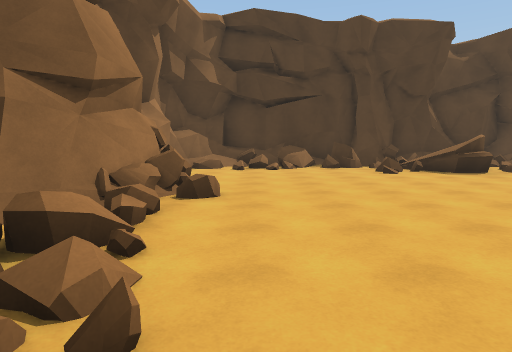
View 1 (above)

24 first-person views from a walk through a scene from a Unity 3-D project. The camera is 1.5 m above the floor, tilts 6° down and sees 75° across. The floor is counted in squares, 2 m on a side. Each view is taken from the middle of a square. On the plan, view 1 faces up. The plan holds only what a view shows up to about 11 squares ahead; the rest is blank. The place goes on beyond the plan. Some animated figures are not drawn.

View 2
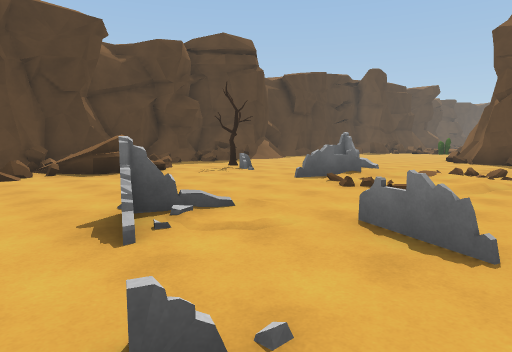

View 3
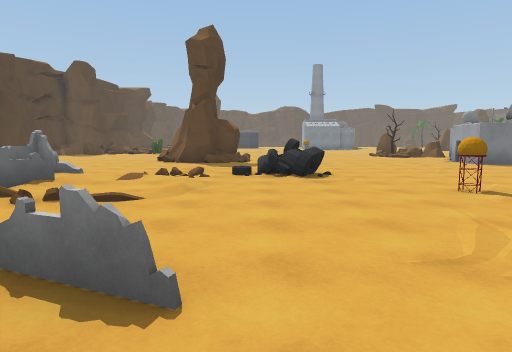

View 4
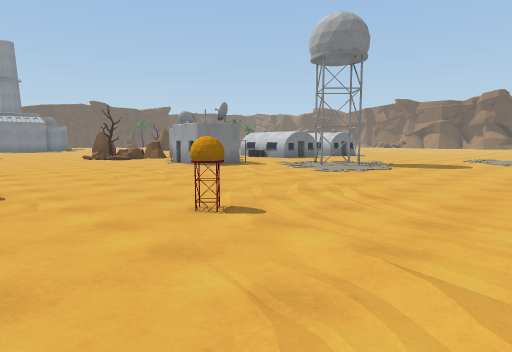

View 5
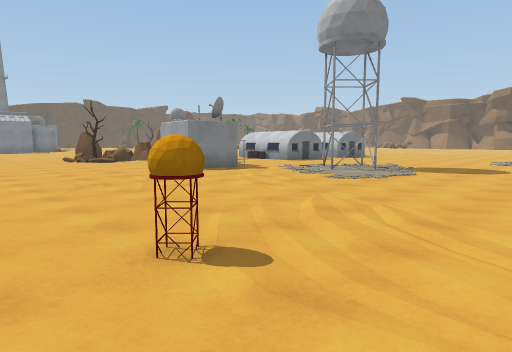

View 6
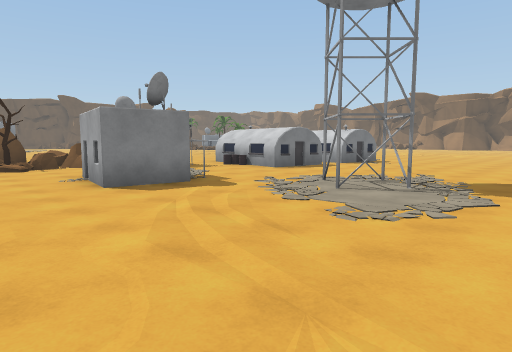

View 7
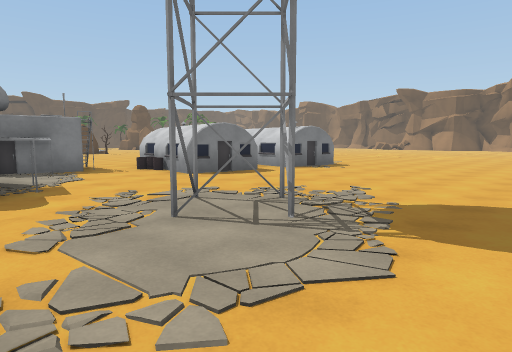

View 8
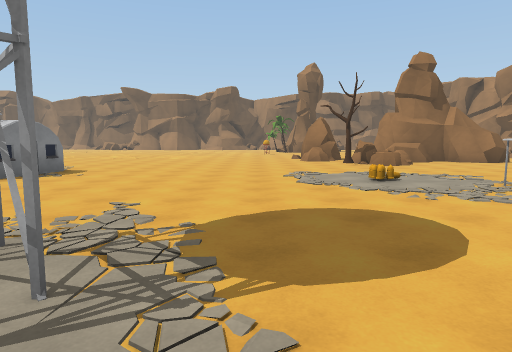

View 9
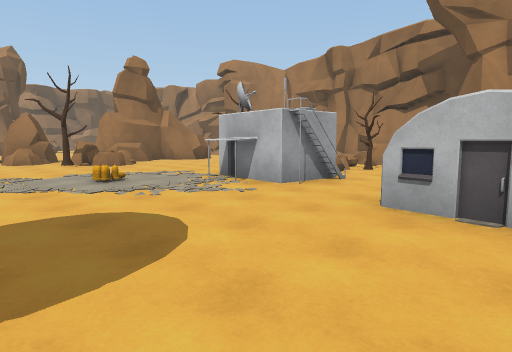

View 10
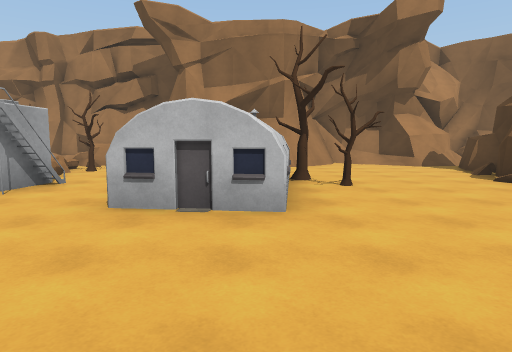

View 11
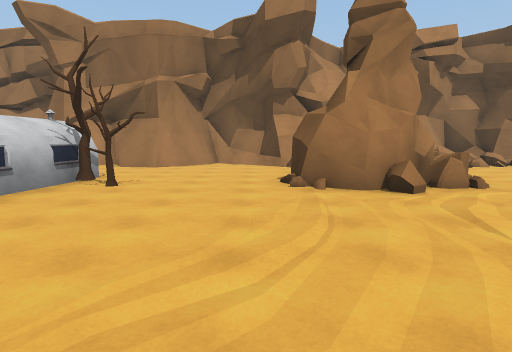

View 12
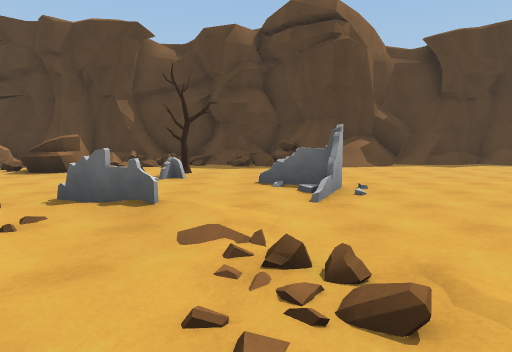

View 13
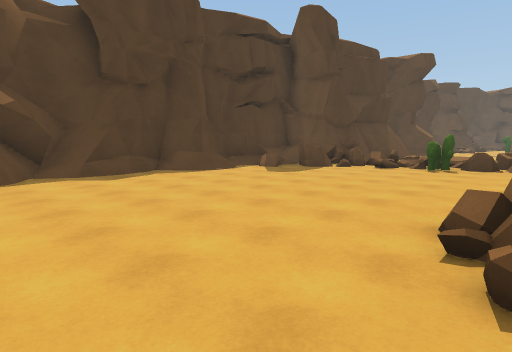

View 14
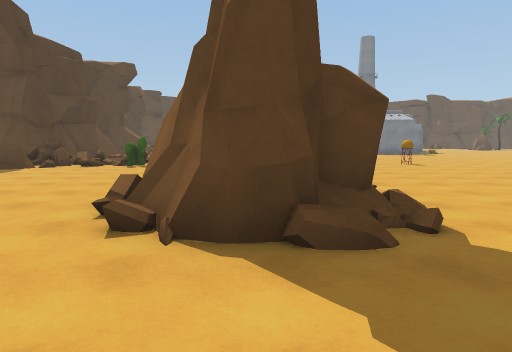

View 15
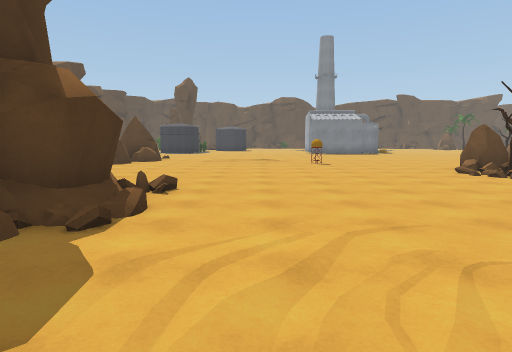

View 16
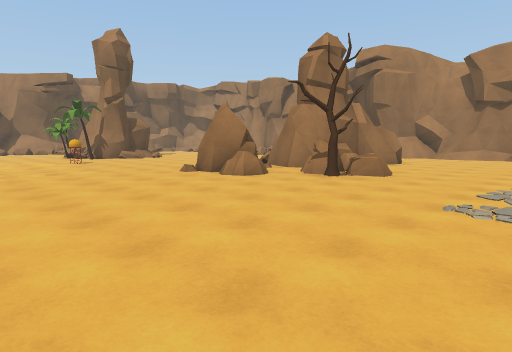

View 17
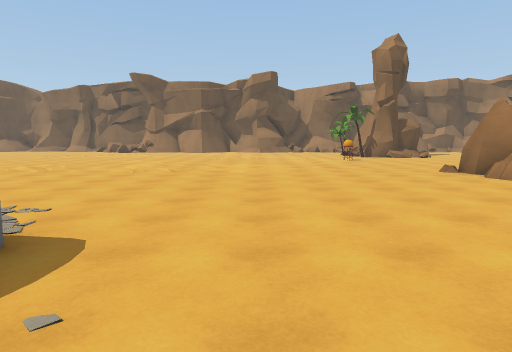

View 18
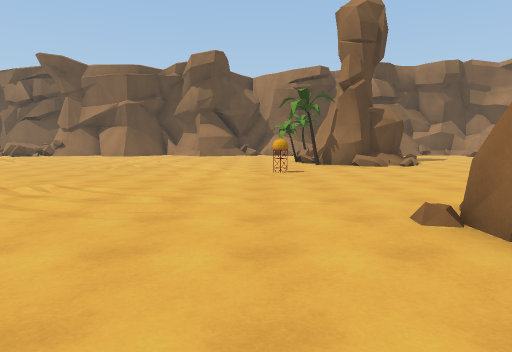

View 19
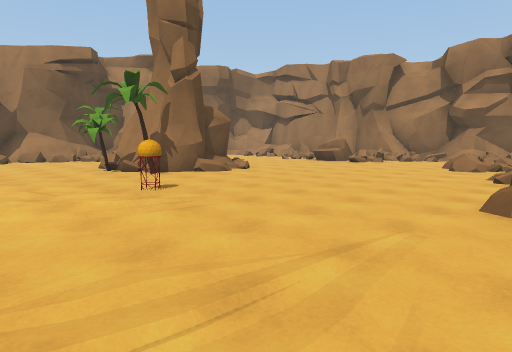

View 20
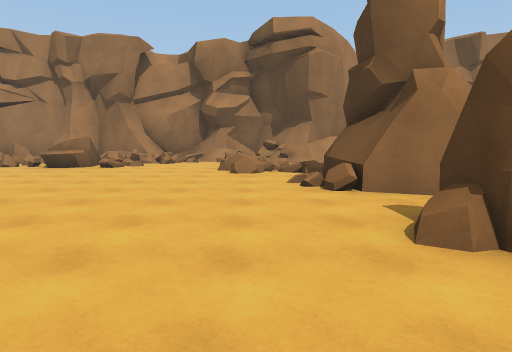

View 21
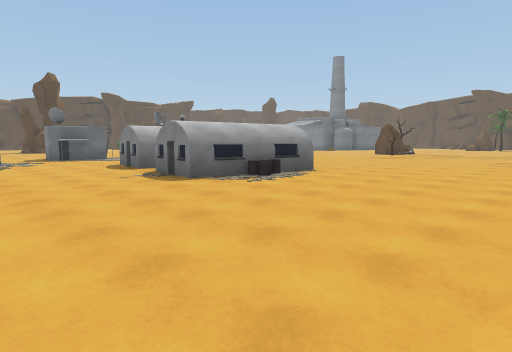

View 22
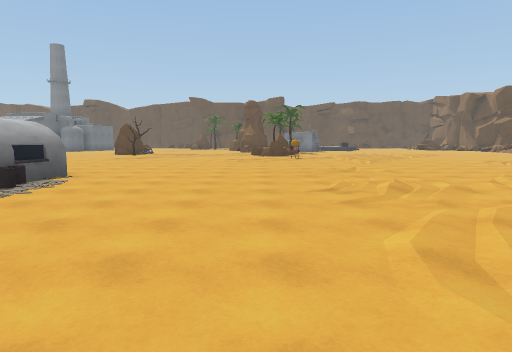

View 23
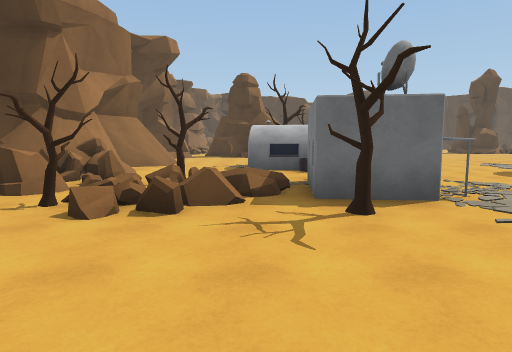

View 24
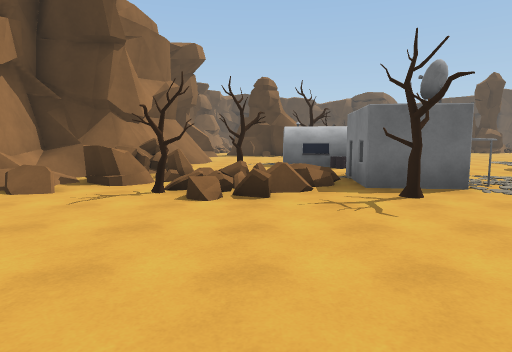

### Floor plan
Key: @ floor where view 1 was taken; # wall or solid block; x gap in a wall; . main floor; : floor 0.25 m higher than the main floor; + floor 0.5 m higher than the main floor; / step, stairs or slope; = window, fence, low wall or low ledge; ^ raised ledge; T tree; B building; R rock; C cactus; O other object.
Columns run from 2 left of view 1 to 23 right of it. Each row starts with its distance up from view 1.
 12                 ###
 11 ###########/#=###/#######
 10 #===#=#====.==///......=##
  9 ##=#=#/=##... .........=^#
  8 #....//=#.... ..........=#
  7 #.........T.. ..........+=
  6 #...........=#..........CC
  5 ##...........#...........R
  4 #.........==.............R
  3 ##...=...////....###   ...
  2 =x......./../....### .....
  1 ##..=..=..///....##=......
  0   @..........=............
 -1    #//......^#............
 -2    ###/...................
 -3 #######...O..............O
 -4 ##..##....................
 -5 /.........................
 -6 /....................:....
 -7 #/..............B.../TRR..
 -8 ##...TT.........BBB./RR
 -9 ##..BBBB........B#.BBR
-10 #...BBBB....##.....BB
-11 #/...B......##.....BB
-12 #=................B..
-13 ##.T.BB..........BBBB
-14 ^=#=xBBB.........B
-15 =.T//T#B..........
-16 ../.............BBB   ..
-17 ................BBBB....
-18  ................BB.....
-19   .....R................
-20    ...RRT................
-21    ###^R.................
-22     ###.RR..............
-23    /###.#R..............
-24   //.//........../......
-25  ===....................
-26  ==.....................
-27 ...........//...........
-28 =.........O.............
-29 =#.................  ...
-30 =#.....##T.........   ..
-31  ==...####.........
-32  =.     ##T..

Where each view was taken, in squares from view 1:
view 1: 0 up, 0 right, facing up
view 2: 0 up, 2 right, facing up-right
view 3: 0 up, 3 right, facing right
view 4: 1 down, 5 right, facing down-right
view 5: 2 down, 6 right, facing down-right
view 6: 5 down, 8 right, facing down-right
view 7: 8 down, 8 right, facing down-right
view 8: 9 down, 9 right, facing down
view 9: 9 down, 9 right, facing down-left
view 10: 9 down, 9 right, facing left
view 11: 5 down, 9 right, facing left
view 12: 0 up, 10 right, facing up
view 13: 3 up, 13 right, facing up-right
view 14: 2 up, 12 right, facing right
view 15: 1 down, 12 right, facing right
view 16: 16 down, 12 right, facing down-left
view 17: 15 down, 12 right, facing down
view 18: 20 down, 9 right, facing down
view 19: 23 down, 11 right, facing down-left
view 20: 25 down, 9 right, facing left
view 21: 23 down, 10 right, facing up-right
view 22: 22 down, 10 right, facing right
view 23: 19 down, 2 right, facing up
view 24: 20 down, 1 right, facing up
